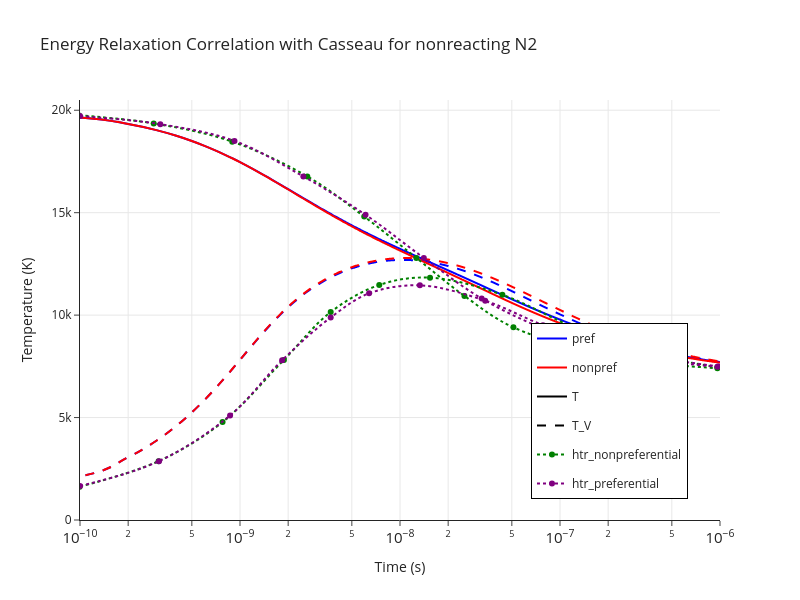
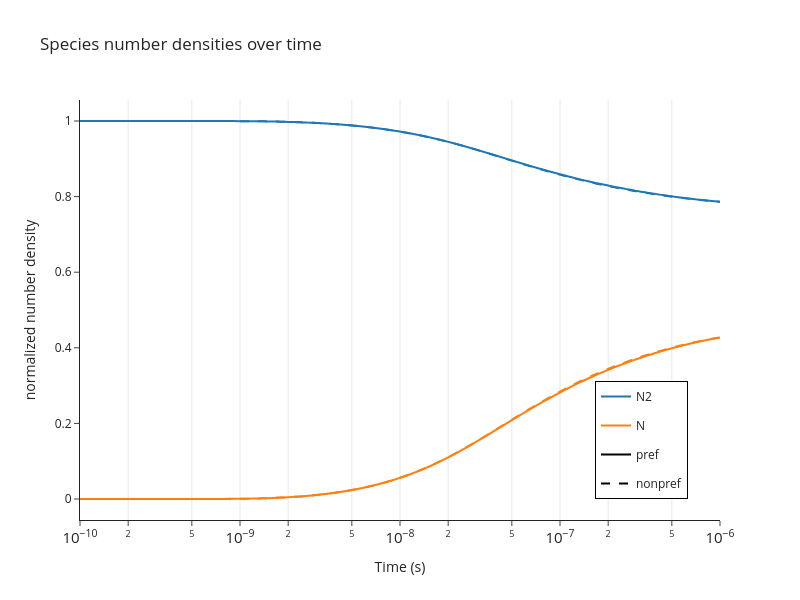

Source (notebook cell) for these figures, in order:
### Code cell
from plotly import graph_objects as go
import pandas as pd

runs = {"pref": U_field_pref, "nonpref": U_field_nonpref}
run_colors = {"pref": "blue", "nonpref": "red"}

extract_primitives_from_U_jitted = jax.jit(
    equation_manager_utils.extract_primitives_from_U
)

run_primitives = {}
for run_name, U_field in runs.items():
    Y_s, rho, T, T_V, p = jax.vmap(extract_primitives_from_U_jitted, in_axes=(0, None))(
        U_field, equation_manager
    )
    run_primitives[run_name] = (Y_s, rho, T, T_V, p)

ref_colors = ["green", "purple", "orange", "brown", "pink"]


def load_ref_csv(csv_path):
    df = pd.read_csv(csv_path, skiprows=1)
    with open(csv_path) as f:
        dataset_names = [n for n in f.readline().strip().split(",") if n]
    return df, dataset_names


def iter_ref_traces(df, dataset_names, suffixes):
    for i, name in enumerate(dataset_names):
        x_col, y_col = i * 2, i * 2 + 1
        if y_col >= len(df.columns):
            continue
        x = pd.to_numeric(df.iloc[:, x_col], errors="coerce").dropna().values
        y = pd.to_numeric(df.iloc[:, y_col], errors="coerce").dropna().values
        n = min(len(x), len(y))
        prefix = name
        for suffix in suffixes:
            if suffix in name:
                prefix = name.replace(suffix, "")
                break
        yield prefix, name, x[:n], y[:n]


# ── Temperature plot ──────────────────────────────────────────────────────────
fig = go.Figure()

for run_name, (_, _, T, T_V, _) in run_primitives.items():
    color = run_colors[run_name]
    fig.add_trace(
        go.Scatter(
            x=t,
            y=T[:, 0],
            mode="lines",
            name=run_name,
            legendgroup=run_name,
            showlegend=True,
            line=dict(color=color, shape="spline", smoothing=1.0),
        )
    )
    fig.add_trace(
        go.Scatter(
            x=t,
            y=T_V[:, 0],
            mode="lines",
            name=run_name,
            legendgroup=run_name,
            showlegend=False,
            line=dict(color=color, dash="dash", shape="spline", smoothing=1.0),
        )
    )

# Style indicators
fig.add_trace(
    go.Scatter(
        x=[None],
        y=[None],
        mode="lines",
        name="T",
        line=dict(color="black", dash="solid"),
        showlegend=True,
    )
)
fig.add_trace(
    go.Scatter(
        x=[None],
        y=[None],
        mode="lines",
        name="T_V",
        line=dict(color="black", dash="dash"),
        showlegend=True,
    )
)

fig.add_hline(y=7623.3, name="T_eq Casseau", line_dash="dash", line_color="black")

df, dataset_names = load_ref_csv(
    "/home/hhoechter/tum/jaxfluids_internship/experiments/heatbath_0d/williams_figure_1_n2.csv"
)
seen_prefixes = {}
for prefix, name, x, y in iter_ref_traces(df, dataset_names, ["_t_v", "_t_tr"]):
    if prefix not in seen_prefixes:
        seen_prefixes[prefix] = ref_colors[len(seen_prefixes) % len(ref_colors)]
        show = True
    else:
        show = False
    color = seen_prefixes[prefix]
    fig.add_trace(
        go.Scatter(
            x=x,
            y=y * 1000,
            mode="markers+lines",
            name=prefix,
            legendgroup=f"ref_{prefix}",
            showlegend=show,
            line=dict(dash="dot", shape="spline", smoothing=1.0, color=color),
            marker=dict(color=color),
        )
    )

fig.update_yaxes(range=[0, 20500], showgrid=True)
fig.update_xaxes(
    type="log",
    exponentformat="power",
    showexponent="all",
    showgrid=True,
    range=[-10, -6],
)
fig.update_layout(
    template="simple_white",
    title="Energy Relaxation Correlation with Casseau for nonreacting N2",
    xaxis_title="Time (s)",
    yaxis_title="Temperature (K)",
    legend=dict(
        x=0.95,
        y=0.05,
        xanchor="right",
        yanchor="bottom",
        borderwidth=1,
        bordercolor="black",
    ),
    width=800,
    height=600,
)
fig.show()
fig.update_layout(
    title=None,
    width=1200,
    height=800,
    margin=dict(t=10, b=100, l=80, r=10),
    xaxis=dict(title_font=dict(size=22), tickfont=dict(size=18), tickangle=45),
    yaxis=dict(title_font=dict(size=22), tickfont=dict(size=18)),
    legend=dict(
        font=dict(size=18),
        x=0.5,
        y=-0.25,
        xanchor="center",
        yanchor="top",
        borderwidth=1,
        bordercolor="white",
        orientation="h",
    ),
)
fig.write_image(
    "/home/hhoechter/tum/jaxfluids_internship/experiments/heatbath_0d/williams_2.pdf"
)


# ── Species number density plot ───────────────────────────────────────────────
palette = ["#1f77b4", "#ff7f0e", "#2ca02c", "#d62728", "#9467bd", "#8c564b"]
n_tot_init = p_init / (constants.R_universal * T_tr_init) * constants.N_A

fig = go.Figure()

for run_idx, (run_name, (Y_s, rho, _, _, _)) in enumerate(run_primitives.items()):
    dash = "solid" if run_name == "pref" else "dash"
    M = jnp.sum(Y_s * species.molar_masses[None, None, :], axis=2)
    n = Y_s[:, 0, :] * rho / M * constants.N_A
    for i, sp_name in enumerate(species.names):
        color = palette[i % len(palette)]
        fig.add_trace(
            go.Scatter(
                x=t,
                y=n[:, i] / n_tot_init,
                mode="lines",
                name=sp_name,
                legendgroup=sp_name,
                showlegend=(run_idx == 0),
                line=dict(shape="spline", smoothing=1.0, color=color, dash=dash),
            )
        )

# Style indicators
fig.add_trace(
    go.Scatter(
        x=[None],
        y=[None],
        mode="lines",
        name="pref",
        line=dict(color="black", dash="solid"),
        showlegend=True,
    )
)
fig.add_trace(
    go.Scatter(
        x=[None],
        y=[None],
        mode="lines",
        name="nonpref",
        line=dict(color="black", dash="dash"),
        showlegend=True,
    )
)

fig.update_xaxes(
    type="log",
    exponentformat="power",
    showexponent="all",
    showgrid=True,
    range=[-10, -6],
)
fig.update_layout(
    template="simple_white",
    title="Species number densities over time",
    xaxis_title="Time (s)",
    yaxis_title="normalized number density",
    legend=dict(
        x=0.95,
        y=0.05,
        xanchor="right",
        yanchor="bottom",
        borderwidth=1,
        bordercolor="black",
    ),
    width=800,
    height=600,
)
fig.show()

### Figure 1 — Plotly figure (JSON) as saved in the notebook; plotly's stock layout.template omitted (floating-point values rounded to 4 significant figures; data arrays with more than 128 entries replaced by an {"elided": "..."} marker saying what was removed)
{"data": [{"legendgroup": "pref", "line": {"color": "blue", "shape": "spline", "smoothing": 1}, "mode": "lines", "name": "pref", "showlegend": true, "type": "scatter", "x": {"elided": "1090 float values"}, "y": {"elided": "1090 float values"}}, {"legendgroup": "pref", "line": {"color": "blue", "dash": "dash", "shape": "spline", "smoothing": 1}, "mode": "lines", "name": "pref", "showlegend": false, "type": "scatter", "x": {"elided": "1090 float values"}, "y": {"elided": "1090 float values"}}, {"legendgroup": "nonpref", "line": {"color": "red", "shape": "spline", "smoothing": 1}, "mode": "lines", "name": "nonpref", "showlegend": true, "type": "scatter", "x": {"elided": "1090 float values"}, "y": {"elided": "1090 float values"}}, {"legendgroup": "nonpref", "line": {"color": "red", "dash": "dash", "shape": "spline", "smoothing": 1}, "mode": "lines", "name": "nonpref", "showlegend": false, "type": "scatter", "x": {"elided": "1090 float values"}, "y": {"elided": "1090 float values"}}, {"line": {"color": "black", "dash": "solid"}, "mode": "lines", "name": "T", "showlegend": true, "type": "scatter", "x": [null], "y": [null]}, {"line": {"color": "black", "dash": "dash"}, "mode": "lines", "name": "T_V", "showlegend": true, "type": "scatter", "x": [null], "y": [null]}, {"legendgroup": "ref_htr_nonpreferential", "line": {"color": "green", "dash": "dot", "shape": "spline", "smoothing": 1}, "marker": {"color": "green"}, "mode": "markers+lines", "name": "htr_nonpreferential", "showlegend": true, "type": "scatter", "x": [9.874e-11, 2.889e-10, 8.948e-10, 2.634e-09, 5.978e-09, 1.265e-08, 2.528e-08, 5.116e-08, 2.136e-07, 9.626e-07], "y": [19750.0, 19360.0, 18470.0, 16770.0, 14810.0, 12790.0, 10940.0, 9402.0, 7975.0, 7404.0]}, {"legendgroup": "ref_htr_nonpreferential", "line": {"color": "green", "dash": "dot", "shape": "spline", "smoothing": 1}, "marker": {"color": "green"}, "mode": "markers+lines", "name": "htr_nonpreferential", "showlegend": false, "type": "scatter", "x": [9.937e-11, 3.098e-10, 7.781e-10, 1.881e-09, 3.689e-09, 7.419e-09, 1.54e-08, 4.365e-08, 1.161e-07, 2.789e-07, 9.687e-07], "y": [1624.0, 2872.0, 4781.0, 7814.0, 10150.0, 11470.0, 11830.0, 10990.0, 9474.0, 8314.0, 7458.0]}, {"legendgroup": "ref_htr_preferential", "line": {"color": "purple", "dash": "dot", "shape": "spline", "smoothing": 1}, "marker": {"color": "purple"}, "mode": "markers+lines", "name": "htr_preferential", "showlegend": true, "type": "scatter", "x": [1e-10, 3.177e-10, 9.237e-10, 2.488e-09, 6.093e-09, 1.409e-08, 3.239e-08, 8.668e-08, 2.52e-07, 9.626e-07], "y": [19710.0, 19320.0, 18500.0, 16770.0, 14900.0, 12790.0, 10810.0, 9206.0, 8082.0, 7475.0]}, {"legendgroup": "ref_htr_preferential", "line": {"color": "purple", "dash": "dot", "shape": "spline", "smoothing": 1}, "marker": {"color": "purple"}, "mode": "markers+lines", "name": "htr_preferential", "showlegend": false, "type": "scatter", "x": [1e-10, 3.117e-10, 8.668e-10, 1.834e-09, 3.689e-09, 6.411e-09, 1.331e-08, 3.407e-08, 7.831e-08, 2.109e-07, 9.749e-07], "y": [1659.0, 2872.0, 5103.0, 7797.0, 9884.0, 11060.0, 11450.0, 10700.0, 9509.0, 8368.0, 7493.0]}], "layout": {"height": 600, "legend": {"bordercolor": "black", "borderwidth": 1, "x": 0.95, "xanchor": "right", "y": 0.05, "yanchor": "bottom"}, "shapes": [{"line": {"color": "black", "dash": "dash"}, "name": "T_eq Casseau", "type": "line", "x0": 0, "x1": 1, "xref": "x domain", "y0": 7623.0, "y1": 7623.0, "yref": "y"}], "title": {"text": "Energy Relaxation Correlation with Casseau for nonreacting N2"}, "width": 800, "xaxis": {"exponentformat": "power", "range": [-10, -6], "showexponent": "all", "showgrid": true, "title": {"text": "Time (s)"}, "type": "log"}, "yaxis": {"range": [0, 20500], "showgrid": true, "title": {"text": "Temperature (K)"}}}}

### Figure 2 — Plotly figure (JSON) as saved in the notebook; plotly's stock layout.template omitted (floating-point values rounded to 4 significant figures; data arrays with more than 128 entries replaced by an {"elided": "..."} marker saying what was removed)
{"data": [{"legendgroup": "N2", "line": {"color": "#1f77b4", "dash": "solid", "shape": "spline", "smoothing": 1}, "mode": "lines", "name": "N2", "showlegend": true, "type": "scatter", "x": {"elided": "1090 float values"}, "y": {"elided": "1090 float values"}}, {"legendgroup": "N", "line": {"color": "#ff7f0e", "dash": "solid", "shape": "spline", "smoothing": 1}, "mode": "lines", "name": "N", "showlegend": true, "type": "scatter", "x": {"elided": "1090 float values"}, "y": {"elided": "1090 float values"}}, {"legendgroup": "N2", "line": {"color": "#1f77b4", "dash": "dash", "shape": "spline", "smoothing": 1}, "mode": "lines", "name": "N2", "showlegend": false, "type": "scatter", "x": {"elided": "1090 float values"}, "y": {"elided": "1090 float values"}}, {"legendgroup": "N", "line": {"color": "#ff7f0e", "dash": "dash", "shape": "spline", "smoothing": 1}, "mode": "lines", "name": "N", "showlegend": false, "type": "scatter", "x": {"elided": "1090 float values"}, "y": {"elided": "1090 float values"}}, {"line": {"color": "black", "dash": "solid"}, "mode": "lines", "name": "pref", "showlegend": true, "type": "scatter", "x": [null], "y": [null]}, {"line": {"color": "black", "dash": "dash"}, "mode": "lines", "name": "nonpref", "showlegend": true, "type": "scatter", "x": [null], "y": [null]}], "layout": {"height": 600, "legend": {"bordercolor": "black", "borderwidth": 1, "x": 0.95, "xanchor": "right", "y": 0.05, "yanchor": "bottom"}, "title": {"text": "Species number densities over time"}, "width": 800, "xaxis": {"exponentformat": "power", "range": [-10, -6], "showexponent": "all", "showgrid": true, "title": {"text": "Time (s)"}, "type": "log"}, "yaxis": {"title": {"text": "normalized number density"}}}}
